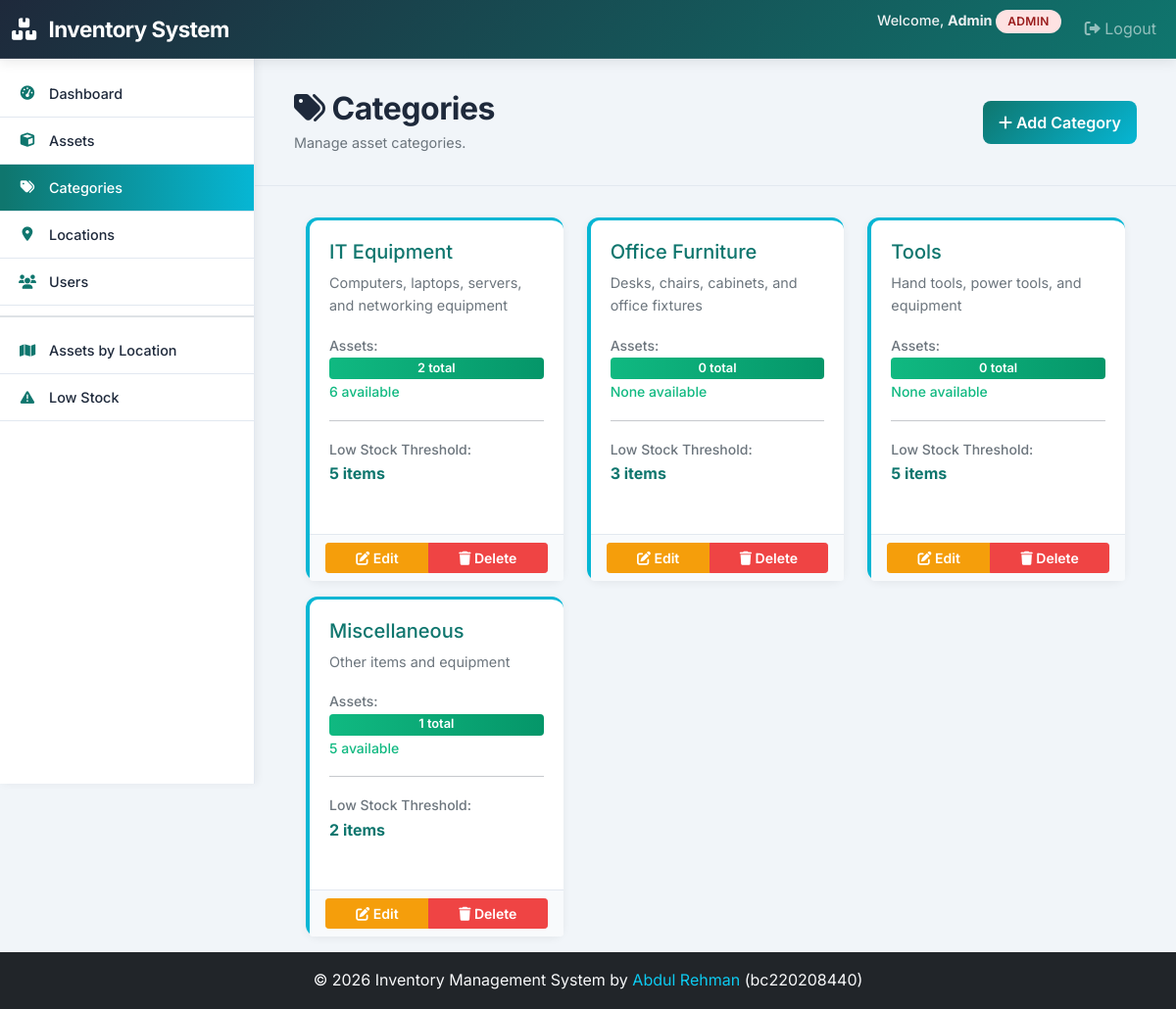
The page /categories/ (signed in) on the database its author committed.
### assets/models.py (models this page shows, shortened)
class CustomUser(AbstractUser):
    ROLE_CHOICES = (
        ('ADMIN', 'Admin'),
        ('MANAGER', 'Manager'),
        ('VIEWER', 'Viewer'),
    )
    role = models.CharField(max_length=10, choices=ROLE_CHOICES, default='VIEWER')

class Category(models.Model):
    name = models.CharField(max_length=100, unique=True)
    description = models.TextField(blank=True, null=True)
    low_stock_threshold = models.IntegerField(default=5, help_text="Low stock alert threshold")
    created_at = models.DateTimeField(auto_now_add=True)
    updated_at = models.DateTimeField(auto_now=True)
    class Meta:
        ordering = ['name']
        verbose_name_plural = 'Categories'

### assets/views.py (the view)
# urls.py: path('categories/', views.CategoryListView.as_view(), name='category_list'),
class CategoryListView(LoginRequiredMixin, ListView):
    model = Category
    template_name = "assets/category_list.html"
    context_object_name = "categories"
    def get_queryset(self):
        return Category.objects.annotate(
            asset_count=Count("assets"),
            available_count=Sum("assets__quantity", filter=Q(assets__status="AVAILABLE")),
        )
    def get_context_data(self, **kwargs):
        context = super().get_context_data(**kwargs)
        context["user_role"] = self.request.user.role if hasattr(self.request.user, "role") else "VIEWER"
        return context

### templates/assets/category_list.html (shortened to what this page needs)
{% extends 'base.html' %}
{% block content %}
<div class="page-header">
    <div class="row align-items-center">
        <div class="col">
            <h2><i class="fas fa-tags"></i> Categories</h2>
            <p class="text-muted">Manage asset categories.</p>
        </div>
        <div class="col-auto">
            {% if user.role == 'ADMIN' %}
                <a href="{% url 'category_create' %}" class="btn btn-primary">
                    <i class="fas fa-plus"></i> Add Category
                </a>
            {% endif %}
        </div>
    </div>
</div>
<div class="row">
    {% for category in categories %}
        <div class="col-md-4 mb-3">
            <div class="card h-100" style="border-left: 4px solid #06b6d4;">
                <div class="card-body">
                    <h5 class="card-title" style="color: #0f766e;">{{ category.name }}</h5>
                    <p class="card-text text-muted" style="font-size: 0.9rem;">{{ category.description|truncatewords:15 }}</p>
                    <div class="mb-3">
                        <small class="text-muted" style="font-weight: 500;">Assets:</small>
                        <div class="progress" style="height: 22px; background-color: #f1f5f9;">
                            <div class="progress-bar" role="progressbar" style="width: 100%; background: linear-gradient(90deg, #10b981 0%, #059669 100%); display: flex; align-items: center; justify-content: center; color: white; font-weight: 600; font-size: 0.8rem;">
                                {{ category.asset_count }} total
                            </div>
                        </div>
                        <small style="color: #10b981; font-weight: 500;">{{ category.available_count }} available</small>
                    </div>
                    <hr style="border-color: #e2e8f0; margin: 16px 0;">
                    <p class="mb-2">
                        <small class="text-muted" style="font-weight: 500;">Low Stock Threshold:</small><br>
                        <strong style="color: #0f766e;">{{ category.low_stock_threshold }} items</strong>
                    </p>
                </div>
                <div class="card-footer" style="background-color: #f8fafc; border-top: 1px solid #e2e8f0;">
                    <div class="btn-group btn-group-sm w-100" role="group">
                        {% if user.role == 'ADMIN' %}
                            <a href="{% url 'category_update' category.pk %}" class="btn btn-warning btn-sm">
                                <i class="fas fa-edit"></i> Edit
                            </a>
                            <a href="{% url 'category_delete' category.pk %}" class="btn btn-danger btn-sm">
                                <i class="fas fa-trash"></i> Delete
                            </a>
                        {% else %}
                            <span class="text-muted" style="padding: 8px; font-size: 0.85rem;">No actions available</span>
                        {% endif %}
                    </div>
                </div>
            </div>
        </div>
    {% endfor %}
</div>
{% endblock %}

### templates/base.html (shortened to what this page needs)
<!DOCTYPE html>
<html lang="en">
<head>
    <link href="https://cdn.jsdelivr.net/npm/bootstrap@5.1.3/dist/css/bootstrap.min.css" rel="stylesheet">
    <link href="https://cdnjs.cloudflare.com/ajax/libs/font-awesome/6.0.0/css/all.min.css" rel="stylesheet">
</head>
<body>
    <nav class="navbar navbar-expand-lg navbar-dark fixed-top" style="z-index: 1050; height: 60px;">
        <div class="container-fluid">
            <a class="navbar-brand" href="{% url 'dashboard' %}">
                <i class="fas fa-boxes"></i> <span class="d-none d-sm-inline">Inventory System</span><span class="d-inline d-sm-none">IMS</span>
            </a>
            <div class="collapse navbar-collapse" id="navbarNav">
                <ul class="navbar-nav ms-auto">
                    {% if user.is_authenticated %}
                        <li class="nav-item">
                            <span class="navbar-text me-lg-3 d-block py-2 py-lg-0">
                                Welcome, <strong>{{ user.first_name|default:user.username }}</strong>
                                <span class="badge role-{{ user.role|lower }}">{{ user.role }}</span>
                            </span>
                        </li>
                        <li class="nav-item">
                            <a class="nav-link" href="{% url 'logout' %}">
                                <i class="fas fa-sign-out-alt"></i> Logout
                            </a>
                        </li>
                    {% else %}
                        <li class="nav-item">
                            <a class="nav-link" href="{% url 'login' %}">Login</a>
                        </li>
                    {% endif %}
                </ul>
            </div>
        </div>
    </nav>
    {% if user.is_authenticated %}
        <div class="sidebar" id="sidebar" style="height: calc(100vh - 60px);">
            <ul class="sidebar-menu">
                <li>
                    <a href="{% url 'dashboard' %}" {% if request.resolver_match.url_name == 'dashboard' %}class="active"{% endif %}>
                        <i class="fas fa-tachometer-alt"></i> Dashboard
                    </a>
                </li>
                <li>
                    <a href="{% url 'asset_list' %}" {% if 'asset' in request.resolver_match.url_name %}class="active"{% endif %}>
                        <i class="fas fa-cube"></i> Assets
                    </a>
                </li>
                <li>
                    <a href="{% url 'category_list' %}" {% if 'category' in request.resolver_match.url_name %}class="active"{% endif %}>
                        <i class="fas fa-tags"></i> Categories
                    </a>
                </li>
                <li>
                    <a href="{% url 'location_list' %}" {% if 'location' in request.resolver_match.url_name %}class="active"{% endif %}>
                        <i class="fas fa-map-marker-alt"></i> Locations
                    </a>
                </li>
                {% if user.role == 'ADMIN' %}
                    <li>
                        <a href="{% url 'user_list' %}" {% if 'user' in request.resolver_match.url_name %}class="active"{% endif %}>
                            <i class="fas fa-users"></i> Users
                        </a>
                    </li>
                {% endif %}
                <li style="border-bottom: 2px solid #dee2e6; margin: 10px 0;"></li>
                <li>
                    <a href="{% url 'report_assets_by_location' %}" {% if 'report_assets_by_location' in request.resolver_match.url_name %}class="active"{% endif %}>
                        <i class="fas fa-map"></i> Assets by Location
                    </a>
                </li>
                <li>
                    <a href="{% url 'report_low_stock' %}" {% if 'report_low_stock' in request.resolver_match.url_name %}class="active"{% endif %}>
                        <i class="fas fa-exclamation-triangle"></i> Low Stock
                    </a>
                </li>
            </ul>
        </div>
        <div class="main-content">
            {% block content %}{% endblock %}
        </div>
    {% else %}
        <div class="container" style="margin-top: 80px;">
        </div>
    {% endif %}
    <footer class="bg-dark text-light text-center py-3 mt-auto">
        <div class="container">
            <p class="mb-0">&copy; 2026 Inventory Management System by <a href="https://abdulrehmansarwar.vercel.app" class="text-info text-decoration-none" target="_blank">Abdul Rehman</a> (bc220208440)</p>
        </div>
    </footer>
</body>
</html>

### templates/base.html (style rules this page uses)
:root { --primary-color: #1e293b; --secondary-color: #0f766e; --accent-color: #06b6d4; --success-color: #10b981; --danger-color: #ef4444; --warning-color: #f59e0b; --bg-light: #f1f5f9; --card-bg: #ffffff; --border-color: #e2e8f0; }
* { font-family: 'Inter', sans-serif; }
body { font-family: 'Inter', sans-serif; background-color: var(--bg-light); color: var(--primary-color); line-height: 1.6; }
.navbar { background: linear-gradient(135deg, var(--primary-color) 0%, var(--secondary-color) 100%); box-shadow: 0 4px 12px rgba(0, 0, 0, 0.08); padding: 12px 0; border-bottom: 1px solid rgba(255, 255, 255, 0.1); }
.navbar-brand { font-weight: 700; font-size: 1.4rem; letter-spacing: -0.5px; color: white !important; }
.navbar-brand i { margin-right: 8px; }
.sidebar { background-color: var(--card-bg); height: calc(100vh - 60px); position: fixed; left: 0; top: 60px; width: 260px; overflow-y: auto; box-shadow: 2px 0 8px rgba(0, 0, 0, 0.06); z-index: 1020; border-right: 1px solid var(--border-color); }
.main-content { margin-left: 260px; margin-top: 60px; min-height: calc(100vh - 60px); background-color: var(--bg-light); overflow-x: hidden; position: relative; padding: 0 !important; display: flex; flex-direction: column; }
.sidebar-menu { list-style: none; padding: 12px 0; margin: 0; }
.sidebar-menu li { border-bottom: 1px solid var(--border-color); }
.sidebar-menu a { display: flex; align-items: center; gap: 12px; padding: 12px 18px; color: var(--primary-color); text-decoration: none; transition: all 0.25s ease; font-weight: 500; font-size: 0.9rem; }
.sidebar-menu a i { width: 20px; text-align: center; color: var(--secondary-color); }
.sidebar-menu a.active { background: linear-gradient(90deg, var(--secondary-color) 0%, var(--accent-color) 100%); color: white; border-left: 4px solid var(--secondary-color); padding-left: 14px; }
.sidebar-menu a.active i { color: white; }
.card { border: none; box-shadow: 0 2px 8px rgba(0, 0, 0, 0.06); border-radius: 12px; margin-bottom: 20px; transition: all 0.3s ease; background-color: var(--card-bg); border-top: 3px solid var(--accent-color); }
.card-body { padding: 20px; }
.btn-primary { background: linear-gradient(135deg, var(--secondary-color) 0%, var(--accent-color) 100%); border: none; font-weight: 600; padding: 10px 16px; border-radius: 8px; transition: all 0.3s ease; }
.btn-warning { color: #ffffff; background-color: var(--warning-color); border-color: var(--warning-color); font-weight: 600; }
.btn-danger { color: #ffffff; background-color: var(--danger-color); border-color: var(--danger-color); font-weight: 600; }
.badge { padding: 6px 12px; border-radius: 20px; font-weight: 600; font-size: 0.75rem; letter-spacing: 0.3px; }
.page-header { background-color: var(--bg-light); padding: 32px 40px; border-bottom: 1px solid var(--border-color); width: 100%; display: block; margin-bottom: 32px !important; flex-shrink: 0; }
.main-content > div:not(.page-header), .main-content > section, .main-content > form, .main-content > .alert, .main-content > .row, .main-content > .card { margin-left: 40px !important; margin-right: 40px !important; padding-left: 0 !important; padding-right: 0 !important; position: relative; }
.main-content > .row, .main-content > .card { width: calc(100% - 80px) !important; }
.row { margin-left: calc(var(--bs-gutter-x) * -.5); margin-right: calc(var(--bs-gutter-x) * -.5); }
.page-header h2 { font-weight: 700; color: var(--primary-color); margin-bottom: 4px; letter-spacing: -0.5px; }
.page-header p { color: #64748b; font-size: 0.9rem; margin: 0; }
.navbar-text { font-size: 0.9rem; color: #ecf0f1 !important; font-weight: 500; }
.role-admin { background-color: #fee2e2; color: #991b1b; }

### rows shown on the page
CustomUser: first_name "Admin", role "ADMIN"
Category: name "IT Equipment", description "Computers, laptops, servers, and networking equipment", asset_count "2", available_count "6", low_stock_threshold "5"
Category: name "Office Furniture", description "Desks, chairs, cabinets, and office fixtures", asset_count "0", available_count "None", low_stock_threshold "3"
Category: name "Tools", description "Hand tools, power tools, and equipment", asset_count "0", available_count "None", low_stock_threshold "5"
Category: name "Miscellaneous", description "Other items and equipment", asset_count "1", available_count "5", low_stock_threshold "2"
